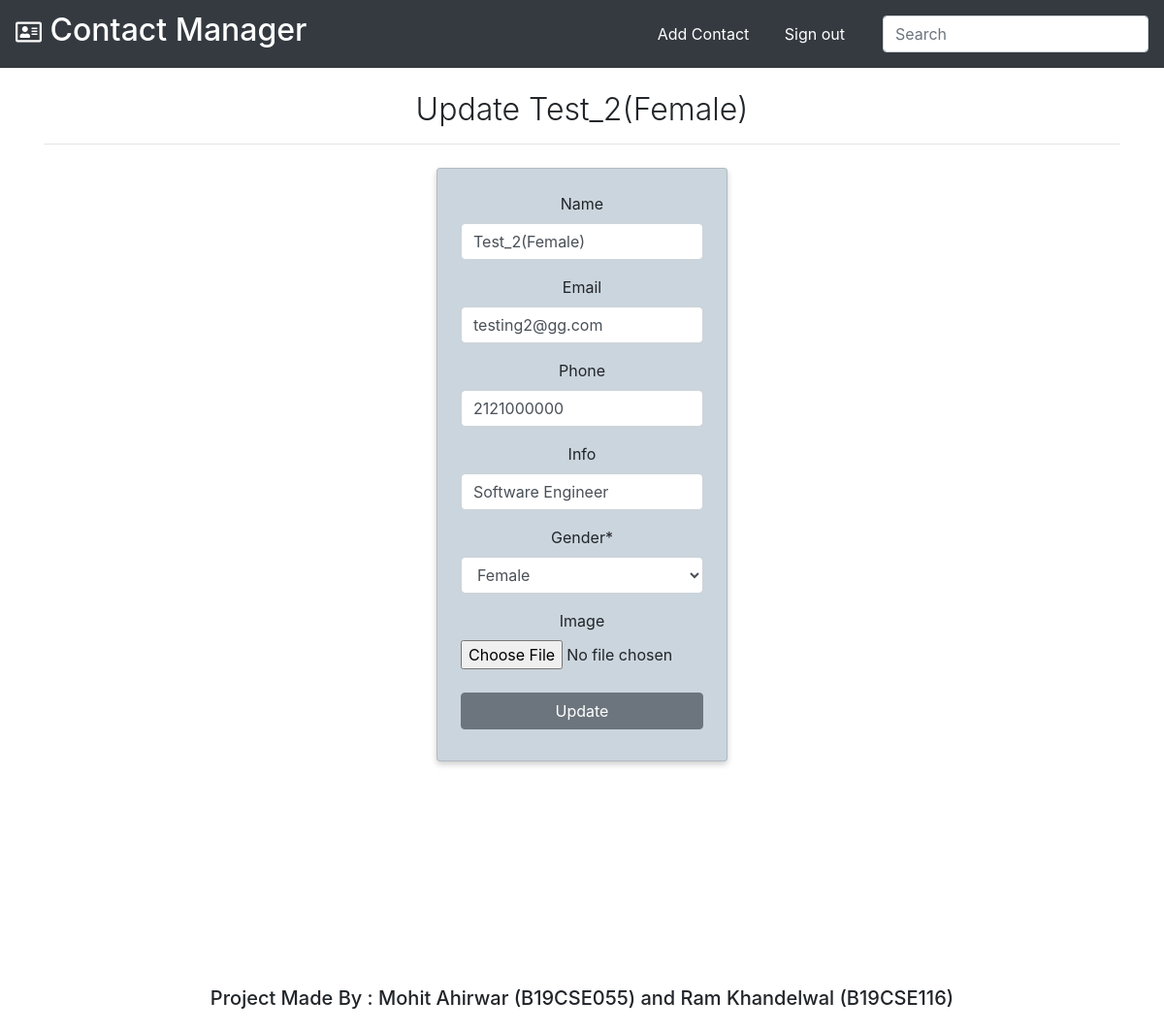
The page /contacts/update/11 (signed in) on the database its author committed.
### app/models.py (models this page shows)
class Contact(models.Model):
    manager = models.ForeignKey(User, on_delete=models.CASCADE,default=None,null = True , blank = True)
    name = models.CharField(max_length=20,null = True , blank = True)
    email = models.EmailField(max_length=100,null = True , blank = True)
    phone = models.IntegerField(null = True , blank = True)
    info = models.CharField(max_length=30,null = True , blank = True)
    gender = models.CharField(max_length=50, choices=(
        ('male', 'Male'),
        ('female', 'Female'),
    ))
    image = models.ImageField(upload_to='images/', blank=True,null = True)
    date_added = models.DateTimeField(default=datetime.now)
    def __str__(self):
        if(self.name):
            return self.name
        elif (self.email):
            return self.email
        elif (self.phone):
            return self.phone
        elif (self.info):
            return self.info
        elif(self.gender):
            return self.gender
    class Meta:
        ordering = ['-id']

### app/views.py (the view, shortened to what this page needs)
class ContactUpdateView(LoginRequiredMixin, UpdateView):
    model = Contact
    template_name = 'update.html'
    fields = ['name', 'email', 'phone', 'info', 'gender', 'image']

### templates/update.html (shortened to what this page needs)
{% extends "base.html" %}
{% load crispy_forms_tags %}
{% block content %}
{% if contact.manager == request.user %}
<div class="container">
    <h2 class="heading font-weight-light text-center">Update {{contact}}</h2>
    <hr>
</div>
<div class="container w-25 card p-4 mt-4">
    <form action="" method="POST" enctype="multipart/form-data">
    {{form|crispy}}
    <input type="submit" value="Update" class="w-100 text-white text-center my-2 btn btn-secondary">
    </form>
</div>
{% endif %}
{% endblock content %}

### static/css/main2.css (style rules this page uses)
* { box-sizing: border-box; }
.card { box-shadow: 0 3px 6px 0 rgba(0,0,0, 0.2); padding: 7px; text-align: center; background-color: #cbd5dd; }

### rows shown on the page
Contact: name "Test_2(Female)", email "testing2@gg.com", phone "2121000000", info "Software Engineer", gender "Female"
